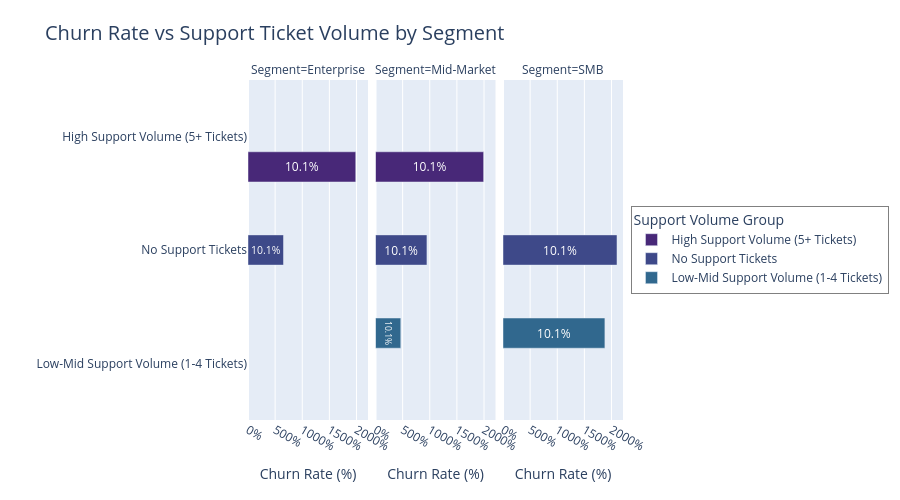

Here is the notebook cell this chart was saved with:
### Markdown cell above
## ==================================================
## 💾 Save & Display Plot
## ==================================================

### Code cell
output_html = os.path.join(BASE_PATH, "05_visuals", "hopify_churn_vs_support_plotly.html")
fig.write_html(output_html)

fig.show()

### Figure 1 — Plotly figure (JSON) as saved in the notebook; plotly's stock layout.template omitted (floating-point values rounded to 4 significant figures)
{"data": [{"alignmentgroup": "True", "customdata": [["Churn Rate: 19.9%<br>Customer % of Segment: 27%"]], "hovertemplate": "<b>%{hovertext}</b><br><br>Segment=Enterprise<br>Label=%{customdata[0]}<extra></extra>", "hovertext": ["High Support Volume (5+ Tickets)"], "insidetextanchor": "middle", "legendgroup": "High Support Volume (5+ Tickets)", "marker": {"color": "#482878", "pattern": {"shape": ""}}, "name": "High Support Volume (5+ Tickets)", "offsetgroup": "High Support Volume (5+ Tickets)", "orientation": "h", "showlegend": true, "text": ["10.1%", "19.9%", "6.5%", "9.0%", "19.9%", "4.7%", "9.5%", "20.7%", "18.8%", "21.0%"], "textfont": {"color": "white", "size": 12}, "textposition": "inside", "type": "bar", "x": [19.86], "xaxis": "x", "y": ["High Support Volume (5+ Tickets)"], "yaxis": "y"}, {"alignmentgroup": "True", "customdata": [["Churn Rate: 19.9%<br>Customer % of Segment: 5%"]], "hovertemplate": "<b>%{hovertext}</b><br><br>Segment=Mid-Market<br>Label=%{customdata[0]}<extra></extra>", "hovertext": ["High Support Volume (5+ Tickets)"], "insidetextanchor": "middle", "legendgroup": "High Support Volume (5+ Tickets)", "marker": {"color": "#482878", "pattern": {"shape": ""}}, "name": "High Support Volume (5+ Tickets)", "offsetgroup": "High Support Volume (5+ Tickets)", "orientation": "h", "showlegend": false, "text": ["10.1%", "19.9%", "6.5%", "9.0%", "19.9%", "4.7%", "9.5%", "20.7%", "18.8%", "21.0%"], "textfont": {"color": "white", "size": 12}, "textposition": "inside", "type": "bar", "x": [19.93], "xaxis": "x2", "y": ["High Support Volume (5+ Tickets)"], "yaxis": "y2"}, {"alignmentgroup": "True", "customdata": [["Churn Rate: 6.5%<br>Customer % of Segment: 73%"]], "hovertemplate": "<b>%{hovertext}</b><br><br>Segment=Enterprise<br>Label=%{customdata[0]}<extra></extra>", "hovertext": ["No Support Tickets"], "insidetextanchor": "middle", "legendgroup": "No Support Tickets", "marker": {"color": "#3e4989", "pattern": {"shape": ""}}, "name": "No Support Tickets", "offsetgroup": "No Support Tickets", "orientation": "h", "showlegend": true, "text": ["10.1%", "19.9%", "6.5%", "9.0%", "19.9%", "4.7%", "9.5%", "20.7%", "18.8%", "21.0%"], "textfont": {"color": "white", "size": 12}, "textposition": "inside", "type": "bar", "x": [6.54], "xaxis": "x", "y": ["No Support Tickets"], "yaxis": "y"}, {"alignmentgroup": "True", "customdata": [["Churn Rate: 9.5%<br>Customer % of Segment: 73%"]], "hovertemplate": "<b>%{hovertext}</b><br><br>Segment=Mid-Market<br>Label=%{customdata[0]}<extra></extra>", "hovertext": ["No Support Tickets"], "insidetextanchor": "middle", "legendgroup": "No Support Tickets", "marker": {"color": "#3e4989", "pattern": {"shape": ""}}, "name": "No Support Tickets", "offsetgroup": "No Support Tickets", "orientation": "h", "showlegend": false, "text": ["10.1%", "19.9%", "6.5%", "9.0%", "19.9%", "4.7%", "9.5%", "20.7%", "18.8%", "21.0%"], "textfont": {"color": "white", "size": 12}, "textposition": "inside", "type": "bar", "x": [9.48], "xaxis": "x2", "y": ["No Support Tickets"], "yaxis": "y2"}, {"alignmentgroup": "True", "customdata": [["Churn Rate: 21.0%<br>Customer % of Segment: 86%"]], "hovertemplate": "<b>%{hovertext}</b><br><br>Segment=SMB<br>Label=%{customdata[0]}<extra></extra>", "hovertext": ["No Support Tickets"], "insidetextanchor": "middle", "legendgroup": "No Support Tickets", "marker": {"color": "#3e4989", "pattern": {"shape": ""}}, "name": "No Support Tickets", "offsetgroup": "No Support Tickets", "orientation": "h", "showlegend": false, "text": ["10.1%", "19.9%", "6.5%", "9.0%", "19.9%", "4.7%", "9.5%", "20.7%", "18.8%", "21.0%"], "textfont": {"color": "white", "size": 12}, "textposition": "inside", "type": "bar", "x": [21.01], "xaxis": "x3", "y": ["No Support Tickets"], "yaxis": "y3"}, {"alignmentgroup": "True", "customdata": [["Churn Rate: 4.7%<br>Customer % of Segment: 22%"]], "hovertemplate": "<b>%{hovertext}</b><br><br>Segment=Mid-Market<br>Label=%{customdata[0]}<extra></extra>", "hovertext": ["Low-Mid Support Volume (1-4 Tickets)"], "insidetextanchor": "middle", "legendgroup": "Low-Mid Support Volume (1-4 Tickets)", "marker": {"color": "#31688e", "pattern": {"shape": ""}}, "name": "Low-Mid Support Volume (1-4 Tickets)", "offsetgroup": "Low-Mid Support Volume (1-4 Tickets)", "orientation": "h", "showlegend": true, "text": ["10.1%", "19.9%", "6.5%", "9.0%", "19.9%", "4.7%", "9.5%", "20.7%", "18.8%", "21.0%"], "textfont": {"color": "white", "size": 12}, "textposition": "inside", "type": "bar", "x": [4.66], "xaxis": "x2", "y": ["Low-Mid Support Volume (1-4 Tickets)"], "yaxis": "y2"}, {"alignmentgroup": "True", "customdata": [["Churn Rate: 18.8%<br>Customer % of Segment: 14%"]], "hovertemplate": "<b>%{hovertext}</b><br><br>Segment=SMB<br>Label=%{customdata[0]}<extra></extra>", "hovertext": ["Low-Mid Support Volume (1-4 Tickets)"], "insidetextanchor": "middle", "legendgroup": "Low-Mid Support Volume (1-4 Tickets)", "marker": {"color": "#31688e", "pattern": {"shape": ""}}, "name": "Low-Mid Support Volume (1-4 Tickets)", "offsetgroup": "Low-Mid Support Volume (1-4 Tickets)", "orientation": "h", "showlegend": false, "text": ["10.1%", "19.9%", "6.5%", "9.0%", "19.9%", "4.7%", "9.5%", "20.7%", "18.8%", "21.0%"], "textfont": {"color": "white", "size": 12}, "textposition": "inside", "type": "bar", "x": [18.78], "xaxis": "x3", "y": ["Low-Mid Support Volume (1-4 Tickets)"], "yaxis": "y3"}], "layout": {"annotations": [{"font": {}, "showarrow": false, "text": "Segment=Enterprise", "x": 0.16, "xanchor": "center", "xref": "paper", "y": 1, "yanchor": "bottom", "yref": "paper"}, {"font": {}, "showarrow": false, "text": "Segment=Mid-Market", "x": 0.5, "xanchor": "center", "xref": "paper", "y": 1, "yanchor": "bottom", "yref": "paper"}, {"font": {}, "showarrow": false, "text": "Segment=SMB", "x": 0.84, "xanchor": "center", "xref": "paper", "y": 1, "yanchor": "bottom", "yref": "paper"}], "barmode": "group", "height": 500, "legend": {"bgcolor": "rgba(255,255,255,0.9)", "bordercolor": "gray", "borderwidth": 1, "font": {"size": 12}, "title": {"text": "Support Volume Group"}, "tracegroupgap": 0, "x": 1.02, "xanchor": "left", "y": 0.5, "yanchor": "middle"}, "margin": {"b": 80, "t": 80}, "title": {"font": {"size": 20}, "text": "Churn Rate vs Support Ticket Volume by Segment"}, "xaxis": {"anchor": "y", "domain": [0, 0.32], "tickformat": ".0%", "title": {"font": {"size": 14}, "text": "Churn Rate (%)"}}, "xaxis2": {"anchor": "y2", "domain": [0.34, 0.66], "matches": "x", "tickformat": ".0%", "title": {"font": {"size": 14}, "text": "Churn Rate (%)"}}, "xaxis3": {"anchor": "y3", "domain": [0.68, 1.0], "matches": "x", "tickformat": ".0%", "title": {"font": {"size": 14}, "text": "Churn Rate (%)"}}, "yaxis": {"anchor": "x", "categoryarray": ["Low-Mid Support Volume (1-4 Tickets)", "No Support Tickets", "High Support Volume (5+ Tickets)", null], "categoryorder": "array", "domain": [0, 1], "title": {"text": ""}}, "yaxis2": {"anchor": "x2", "domain": [0, 1], "matches": "y", "showticklabels": false, "title": {"text": ""}}, "yaxis3": {"anchor": "x3", "domain": [0, 1], "matches": "y", "showticklabels": false, "title": {"text": ""}}}}
